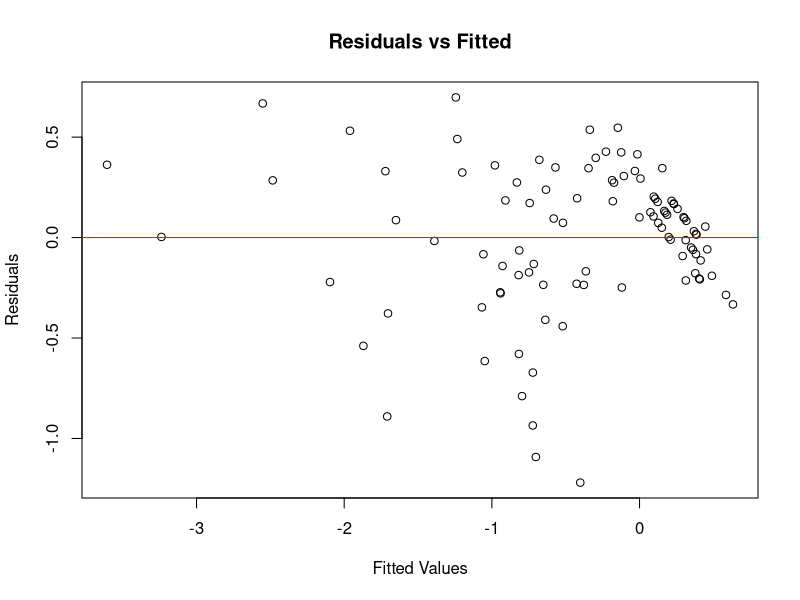
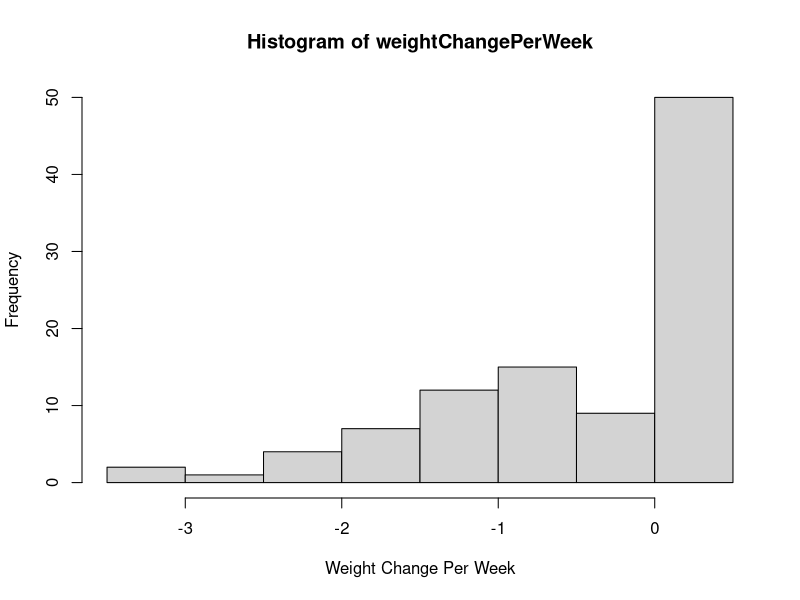
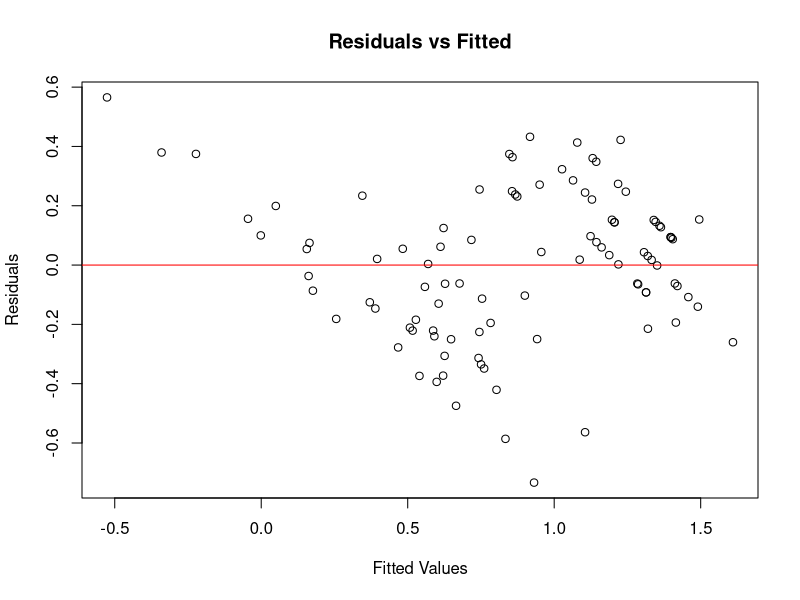
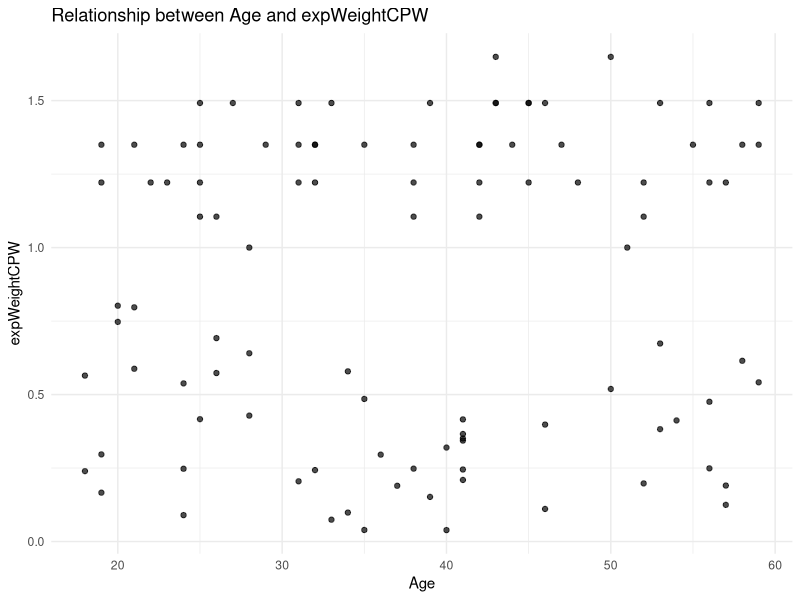
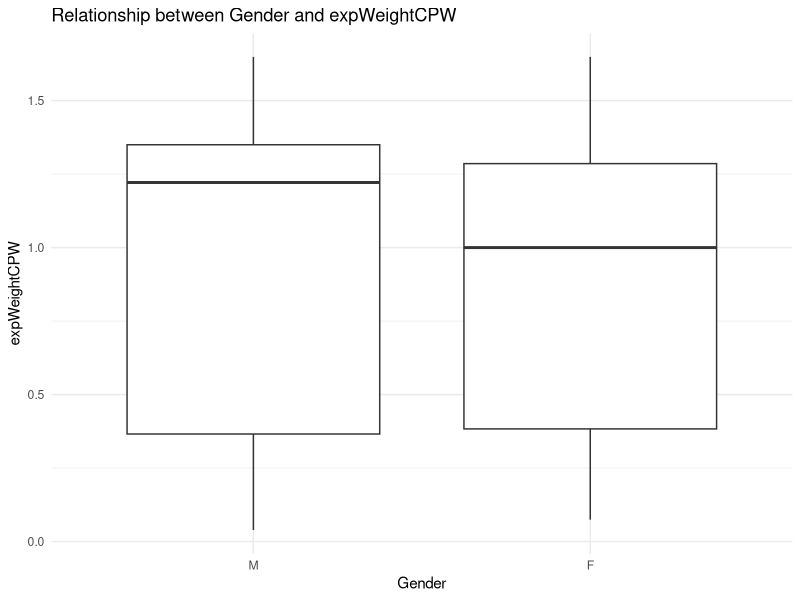
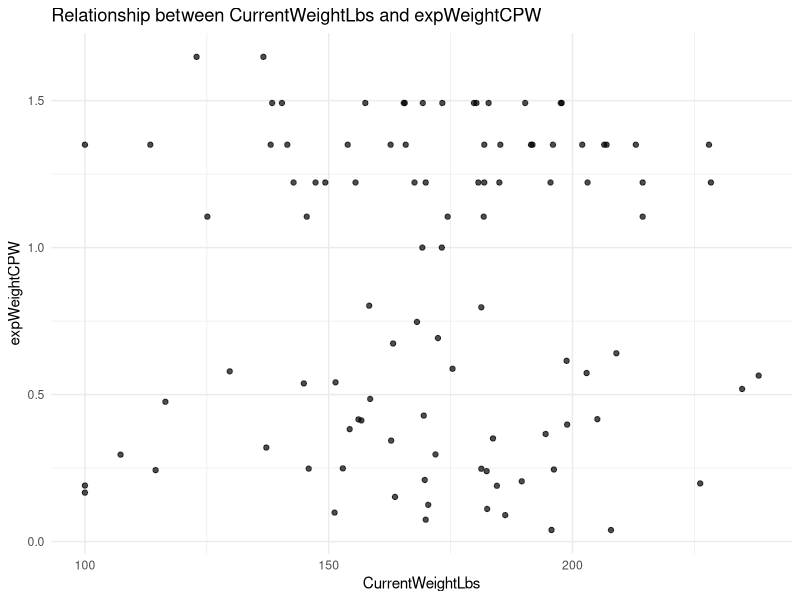
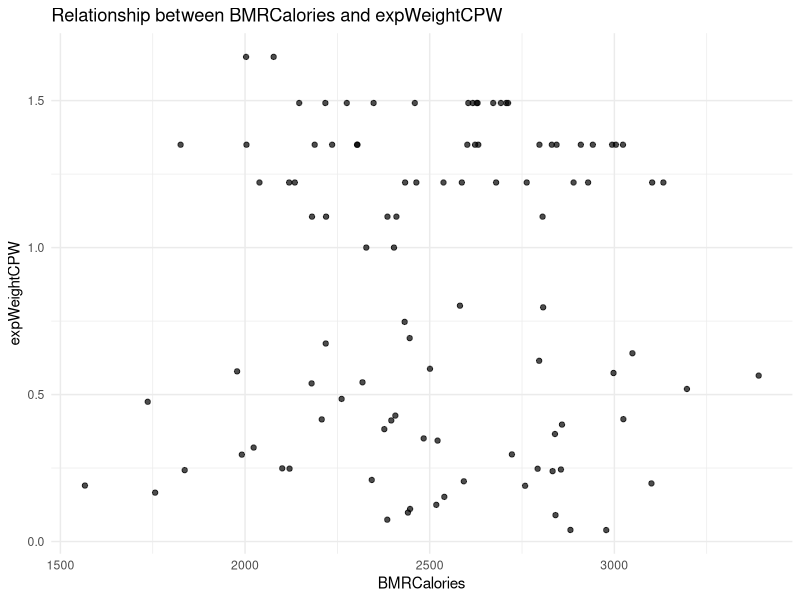
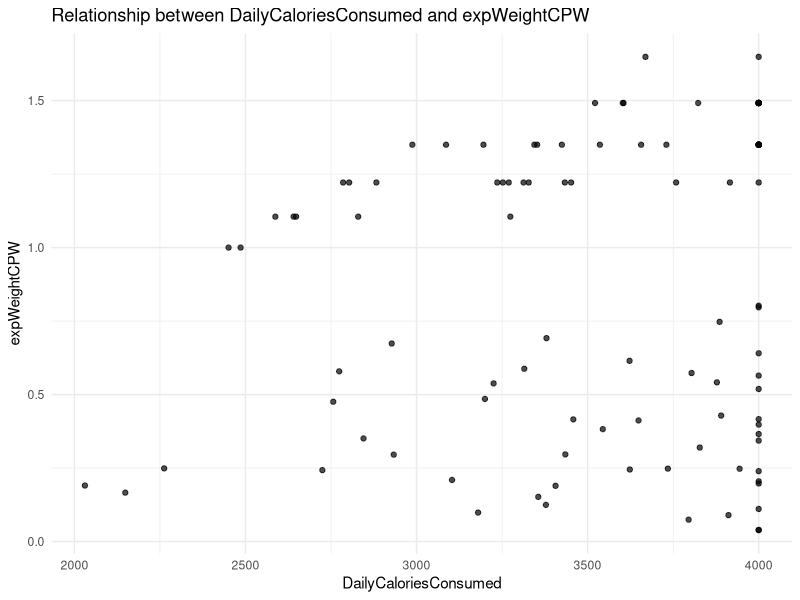

These figures' R source, in order:
## ---- chunk 1
library(leaps)
library(dplyr)
library(ggplot2)
library(car)
library(reshape2)
## ---- chunk 2
weightData <- read.table("weight_change_dataset.csv", header=TRUE, sep=",")
head(weightData)
## ---- chunk 3

#we treate sleep quality and stress level treat as continuous variables since the levels have a meaningful progression or rank (e.g., increasing physical effort or impact on health).

cleanWeight <- weightData %>%
  mutate(
    Sleep.Quality = case_when(
      Sleep.Quality == "Excellent" ~ 4,
      Sleep.Quality == "Good" ~ 3,
      Sleep.Quality == "Fair" ~ 2,
      Sleep.Quality == "Poor" ~ 1
    )
  )


colnames(cleanWeight) <- c(
  "ParticipantID", "Age", "Gender", 
  "CurrentWeightLbs", "BMRCalories", "DailyCaloriesConsumed", 
  "DailyCaloricSurplusDeficit", "WeightChangeLbs", "DurationWeeks", 
  "PhysicalActivityLevel", "SleepQuality", "StressLevel", 
  "FinalWeightLbs"
)

# Convert categorical variables into factors
cleanWeight <- cleanWeight %>%
  mutate(
    Gender = factor(Gender, levels = c("M", "F"))
  )

#make ratio by weight and duration
#by gradescope suggestion 3

cleanWeight <- cleanWeight %>%
  mutate(weightChangePerWeek = WeightChangeLbs / DurationWeeks) %>%
  select(-ParticipantID, -WeightChangeLbs, -DurationWeeks)

head(cleanWeight)
## ---- chunk 4
model <- lm(weightChangePerWeek ~ ., data = cleanWeight)
plot(model$fitted.values, residuals(model), 
     main = "Residuals vs Fitted",
     xlab = "Fitted Values", 
     ylab = "Residuals")
abline(h = 0, col = "red")
## ---- chunk 5
hist(cleanWeight$weightChangePerWeek, 
     main = "Histogram of weightChangePerWeek", 
     xlab = "Weight Change Per Week")
## ---- chunk 6
model <- lm(exp(weightChangePerWeek) ~ ., data = cleanWeight)
plot(model$fitted.values, residuals(model), 
     main = "Residuals vs Fitted",
     xlab = "Fitted Values", 
     ylab = "Residuals")
abline(h = 0, col = "red")
## ---- chunk 7
expWeight <- cleanWeight %>%
  mutate(expWeightCPW = exp(weightChangePerWeek)) %>%
  subset(select = -c(weightChangePerWeek) )
## ---- chunk 8
covariates <- c("Age", "Gender", "CurrentWeightLbs", "BMRCalories", 
                "DailyCaloriesConsumed", "DailyCaloricSurplusDeficit", 
                "PhysicalActivityLevel", "SleepQuality", "StressLevel", "FinalWeightLbs")

plots <- lapply(covariates, function(covariate) {
  if (is.numeric(expWeight[[covariate]])) {
    ggplot(expWeight, aes(x = expWeight[[covariate]], y = expWeightCPW)) +
      geom_point(alpha = 0.7) +
      labs(title = paste("Relationship between", covariate, "and expWeightCPW"),
           x = covariate, y = "expWeightCPW") +
      theme_minimal()
  } else {
    ggplot(expWeight, aes(x = expWeight[[covariate]], y = expWeightCPW)) +
      geom_boxplot() +
      labs(title = paste("Relationship between", covariate, "and expWeightCPW"),
           x = covariate, y = "expWeightCPW") +
      theme_minimal()
  }
})

plots
## ---- chunk 9
numeric_data <- expWeight %>%
  select(where(is.numeric))

# Compute correlation matrix
cor_matrix <- cor(numeric_data, use = "complete.obs")

# Melt the correlation matrix for visualization
cor_melt <- melt(cor_matrix)

# Create the heatmap
ggplot(cor_melt, aes(x = Var1, y = Var2, fill = value)) +
  geom_tile() +
  geom_text(aes(label = round(value, 2)), color = "black", size = 3) +
  scale_fill_gradient2(low = "blue", high = "red", mid = "white", midpoint = 0, 
                       limit = c(-1, 1), space = "Lab", name = "Correlation") +
  theme_minimal() +
  theme(axis.text.x = element_text(angle = 45, hjust = 1)) +
  labs(title = "Correlation Heatmap with Values", x = "", y = "")
## ---- chunk 10
vif_model <- lm(expWeightCPW ~ ., data = expWeight)

# Calculate VIF
vif_values <- vif(vif_model)

# Print VIF values
print(vif_values)
## ---- chunk 11
#Incredible High VIF mulicolinearly so delete one vairable
expWeight <- expWeight %>%
  select(-DailyCaloriesConsumed)


vif_model <- lm(expWeightCPW ~ ., data = expWeight)

# Calculate VIF
vif_values <- vif(vif_model)

# Print VIF values
print(vif_values)
## ---- chunk 12
expWeight <- expWeight %>%
  select(-BMRCalories)


vif_model <- lm(expWeightCPW ~ ., data = expWeight)

# Calculate VIF
vif_values <- vif(vif_model)

# Print VIF values
print(vif_values)
## ---- chunk 13
expWeight <- expWeight %>%
  select(-FinalWeightLbs)


vif_model <- lm(expWeightCPW ~ ., data = expWeight)

# Calculate VIF
vif_values <- vif(vif_model)

# Print VIF values
print(vif_values)
## ---- chunk 14
regAll <- lm(expWeightCPW ~ .,  expWeight)
summary(regAll)
## ---- chunk 15
regAll %>%
  ggplot(aes(x = regAll$fitted.values , y = regAll$residuals)) +
  geom_point() +
   labs(title = "Residuals vs. Fitted value",
       x = "fitted values", y = "residuals")
## ---- chunk 16
ggplot(expWeight, aes(x = as.factor(PhysicalActivityLevel), y = expWeightCPW, fill = as.factor(PhysicalActivityLevel))) +
  geom_boxplot() +
  labs(title = "Boxplot of Weight Change Per Week by Physical Activity Level",
       x = "Physical Activity Level",
       y = "Weight Change Per Week") +
  scale_fill_brewer(palette = "Blues") +
  theme_minimal()
## ---- chunk 17
newCleanWeight <- expWeight

newCleanWeight$PhysicalActivityLevel <- as.character(newCleanWeight$PhysicalActivityLevel) 
newCleanWeight$PhysicalActivityLevel[newCleanWeight$PhysicalActivityLevel %in% c("Sedentary", "Lightly Active")] <- "low Activity"
newCleanWeight$PhysicalActivityLevel[newCleanWeight$PhysicalActivityLevel %in% c("Moderately Active", "Very Active")] <- "high Activity"

newCleanWeight$PhysicalActivityLevel <- as.factor(newCleanWeight$PhysicalActivityLevel)

regAll <- lm(expWeightCPW ~ .,  newCleanWeight)
summary(regAll)
## ---- chunk 18
regfull <- lm(expWeightCPW ~ DailyCaloricSurplusDeficit + SleepQuality +  StressLevel + Age + Gender + CurrentWeightLbs + PhysicalActivityLevel,  newCleanWeight)
summary(regfull)
## ---- chunk 19

regfull %>%
  ggplot(aes(x = regfull$fitted.values , y = regfull$residuals)) +
  geom_point() +
   labs(title = "Residuals vs. Fitted value",
       x = "fitted values", y = "residuals")
## ---- chunk 20
reg6 <- lm(expWeightCPW ~ DailyCaloricSurplusDeficit + SleepQuality +  StressLevel + Age + Gender + CurrentWeightLbs,  newCleanWeight)
summary(reg6)
## ---- chunk 21
reg6 %>%
  ggplot(aes(x = reg6$fitted.values , y = reg6$residuals)) +
  geom_point() +
   labs(title = "Residuals vs. Fitted value",
       x = "fitted values", y = "residuals")
## ---- chunk 22
reg5<- lm(expWeightCPW ~ DailyCaloricSurplusDeficit + SleepQuality +  StressLevel + Age + Gender,  newCleanWeight)
summary(reg5)
## ---- chunk 23
reg5 %>%
  ggplot(aes(x = reg5$fitted.values , y = reg5$residuals)) +
  geom_point() +
   labs(title = "Residuals vs. Fitted value",
       x = "fitted values", y = "residuals")
## ---- chunk 24
reg4<- lm(expWeightCPW ~ DailyCaloricSurplusDeficit + SleepQuality +  StressLevel + Gender,  newCleanWeight)
summary(reg4)
## ---- chunk 25
reg4 %>%
  ggplot(aes(x = reg6$fitted.values , y = reg4$residuals)) +
  geom_point() +
   labs(title = "Residuals vs. Fitted value",
       x = "fitted values", y = "residuals")
## ---- chunk 26
reg3<- lm(expWeightCPW ~ DailyCaloricSurplusDeficit + SleepQuality +  StressLevel,  newCleanWeight)
summary(reg3)
## ---- chunk 27
ggplot(reg3, aes(x = reg3$fitted.values, y = reg3$residuals)) +
  geom_point() +
  labs(title = "Residuals vs. Fitted value",
       x = "Fitted Value", y = "Residuals") +
  theme_minimal()

## ---- chunk 28
ggplot(newCleanWeight, aes(x = DailyCaloricSurplusDeficit, y = expWeightCPW, color = as.factor(SleepQuality))) +
  geom_point() +
  geom_smooth(method = "lm", se = FALSE) +
  labs(title = "PhysicalActivityLevel and SleepQuality",
       x = "Stress Level",
       y = "Weight Change Per Week")
## ---- chunk 29
ggplot(newCleanWeight, aes(x = DailyCaloricSurplusDeficit, y = expWeightCPW, color = as.factor(StressLevel))) +
  geom_point() +
  geom_smooth(method = "lm", se = FALSE) +
  labs(title = "PhysicalActivityLevel and SleepQuality",
       x = "Sleep Quality",
       y = "Weight Change Per Week")
## ---- chunk 30
regLab <- lm(exp(expWeightCPW) ~ DailyCaloricSurplusDeficit * SleepQuality + StressLevel,  newCleanWeight)
summary(regLab)
## ---- chunk 31
regLab <- lm(exp(expWeightCPW) ~ DailyCaloricSurplusDeficit * StressLevel +  SleepQuality,  newCleanWeight)
summary(regLab)
## ---- chunk 32
ggplot(data = cleanWeight, aes(x = SleepQuality, y = weightChangePerWeek)) +
  geom_point() +
  labs(title = "Linear vs Quadratic Fit", x = "Sleep Quality", y = "weight Change Per Week")

ggplot(data = cleanWeight, aes(x = StressLevel, y = weightChangePerWeek)) +
  geom_point() +
  labs(title = "Linear vs Quadratic Fit", x = "Stress Level", y = "weight Change Per Week")
## ---- chunk 33
n = 100
MS_full <- sum(residuals(regfull)^2) / (n - length(coef(regfull))) 
k <- length(coef(reg3))
rss_p = sum(residuals(reg3)^2)
cp <- rss_p/MS_full -n+2*k

paste0("Mallow Cp: ", cp)
## ---- chunk 34
X = cbind(1, newCleanWeight$DailyCaloricSurplusDeficit, newCleanWeight$SleepQuality, newCleanWeight$StressLevel)
P = X %*% solve(t(X)%*%X, t(X))
ros = (2*(4+1))/length(newCleanWeight$DailyCaloricSurplusDeficit)
plot(newCleanWeight$DailyCaloricSurplusDeficit, hatvalues(reg3), xlab="Index i", ylab="Hat value", ylim=c(0,0.15))
abline(h=ros, lty=2, col="red")
## ---- chunk 35
n = nrow(cleanWeight)
squared_errors <- numeric(n)

# Perform LOOCV
for (i in 1:n) {
  train_data <- cleanWeight[-i, ]
  test_data <- cleanWeight[i, , drop = FALSE]
  predicted <- predict(reg3, newdata = test_data)
  squared_errors[i] <- (test_data$weightChangePerWeek - log(predicted))^2
}

loocv_mse <- mean(squared_errors)
cat("LOOCV Mean Squared Error:", loocv_mse, "\n")
## ---- chunk 36
summary(reg3)

plot(reg3$fitted.values, residuals(reg3), 
     main = "Residuals vs Fitted",
     xlab = "Fitted Values", 
     ylab = "Residuals")
abline(h = 0, col = "red")
## ---- chunk 37
plot(reg3)
